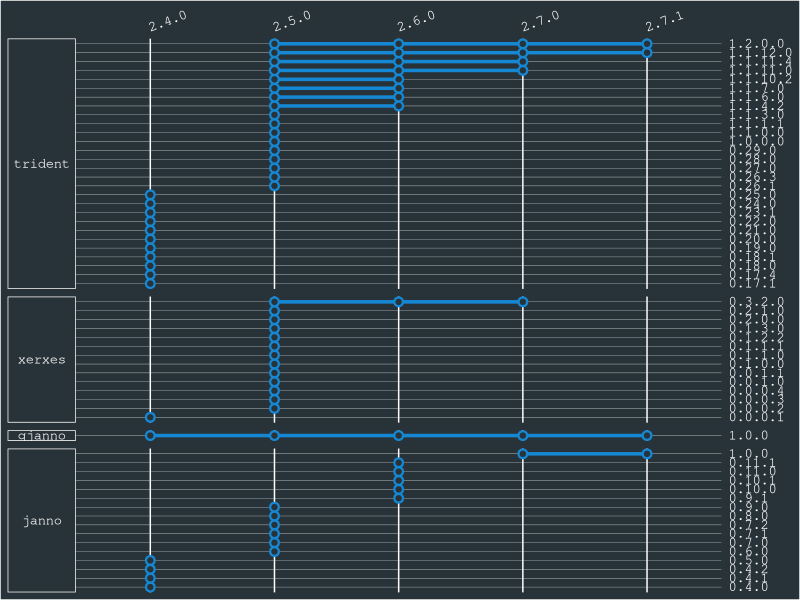

The R script that drew this image:
# setwd("/home/schmid/agora/poseidon-framework.github.io/version_table_figure")

library(ggplot2)
library(magrittr)

make_sorted_factor <- function(x, ...) {
  factor(x, levels = unique(stringr::str_sort(x, numeric = TRUE)), ...)
}

versions_raw <- readr::read_tsv("version_table.tsv")

versions <- versions_raw %>%
  dplyr::mutate(
    tool = factor(tool, levels = c("trident", "xerxes", "qjanno", "janno")),
    poseidonVersion = make_sorted_factor(poseidonVersion, ordered = TRUE),
    version = make_sorted_factor(version)
  )

versions_for_segments <- versions %>%
  dplyr::group_by(tool, version) %>%
  dplyr::summarise(
    minPoseidonVersion = min(poseidonVersion),
    maxPoseidonVersion = max(poseidonVersion),
  ) %>%
  dplyr::ungroup()

p <- ggplot() +
  facet_grid(rows = dplyr::vars(tool), scales = "free_y", space = "free_y", switch = "both") +
  geom_segment(
    data = versions_for_segments,
    mapping = aes(x = minPoseidonVersion, xend = maxPoseidonVersion, y = version, yend = version),
    color = "#1587D3",
    linewidth = 1.2
  ) +
  geom_point(
    data = versions,
    mapping = aes(x = poseidonVersion, y = version),
    color = "#1587D3",
    size = 3
  ) +  
  geom_point(
    data = versions,
    mapping = aes(x = poseidonVersion, y = version),
    color = "#283339",
    size = 1.5
  ) +
  scale_y_discrete(position = "right") +
  scale_x_discrete(position = "top") +
  theme(
    strip.text.y.left = element_text(angle = 0),
    plot.background = element_rect(fill = "#283339"),
    #axis.text.y.right = element_text(hjust = 1),
    axis.text = element_text(color = "white", size = 10),
    axis.text.x = element_text(angle = 20, hjust = 0, vjust = 1),
    axis.title = element_blank(),
    panel.background = element_rect(fill = "#283339"),
    panel.grid.major.y = element_line(linewidth = 0.1),
    panel.grid.minor.y = element_blank(),
    strip.background = element_rect(fill = NA, color = "white"),
    strip.text = element_text(color = "white", size = 10),
    text = element_text(family = "mono")
  ) +
  xlab("Poseidon Version")

ggsave(
  filename = "version_figure.png",
  plot = p,
  device = "png",
  scale = 4,
  units = "px",
  width = 150,
  height = 312,
  dpi = 150
)
  
